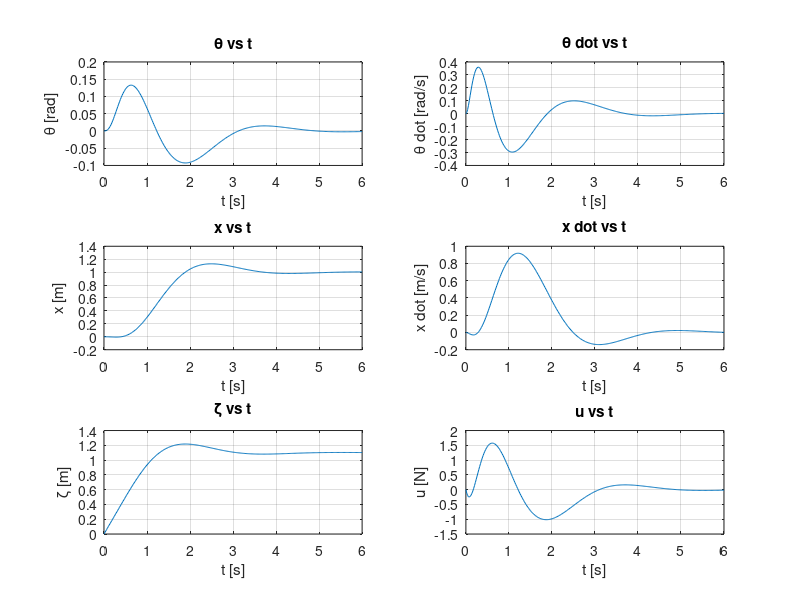

Source code (MATLAB):
# inverted-pendulum.m
#
# Control system simulation for inverted pendulum. Based on Example 12-5 from
# Modern Control Engineering, Fourth Edition by K. Ogata.

pkg load control

clear all
close all

# Inverted pendulum parameters
g = 9.81;   # Gravity constant [m/s]
M = 1;      # Cart mass [kg]
m = 0.062;  # Pendulum mass [kg]
l = 0.1425; # Pendulum length to center of mass [m]

# Desired closed loop poles
J = [-1+j*sqrt(3) -1-j*sqrt(3) -5 -5 -5];

# State space representation of system
A = [             0 1 0 0;
      (M+m)/(M*l)*g 0 0 0;
                  0 0 0 1;
             -m/M*g 0 0 0];

B = [0 -1/(M*l) 0 1/M]';

C = [0 0 1 0];

D = [0];

Ahat = [ A zeros(4,1);
        -C          0];

Bhat = [B; 0];

# Determine the state feedback gain matrix
Khat = place(Ahat, Bhat, J)
K = Khat(1:4);
kI = -Khat(5);

# Calculate the step response
ts = 0.02;
t = 0:ts:6;

AA = [(A - B*K) B*kI;
             -C    0];

BB = [0 0 0 0 1]';

CC = [C 0];

DD = [0];

sys = ss(AA, BB, CC, DD);
[y, t, x] = step(sys, t);

u = (-Khat * x')';

# Plot the step response
subplot(3,2,1)
plot(t, x(:,1))
grid
title('\theta vs t')
xlabel('t [s]')
ylabel('\theta [rad]')

subplot(3,2,2)
plot(t, x(:,2))
grid
title('\theta dot vs t')
xlabel('t [s]')
ylabel('\theta dot [rad/s]')

subplot(3,2,3)
plot(t, x(:,3))
grid
title('x vs t')
xlabel('t [s]')
ylabel('x [m]')

subplot(3,2,4)
plot(t, x(:,4))
grid
title('x dot vs t')
xlabel('t [s]')
ylabel('x dot [m/s]')

subplot(3,2,5)
plot(t, x(:,5))
grid
title('\zeta vs t')
xlabel('t [s]')
ylabel('\zeta [m]')

subplot(3,2,6)
plot(t, u)
grid
title('u vs t')
xlabel('t [s]')
ylabel('u [N]')
